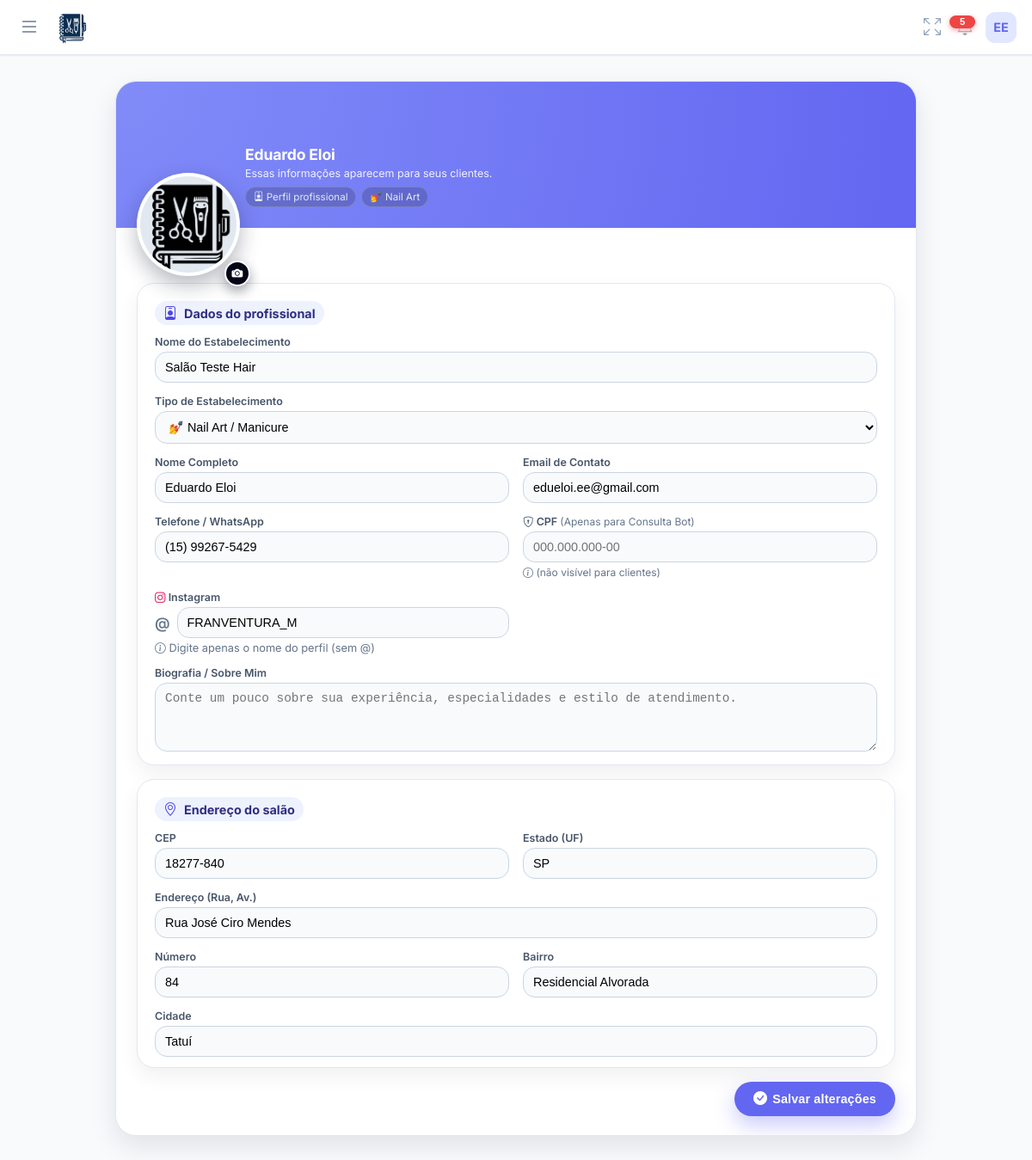
The app's page /pages/perfil/perfil.php (signed in) with its own data.
### tables this page shows
CREATE TABLE usuarios (
        id INTEGER PRIMARY KEY AUTOINCREMENT,
        nome TEXT, email TEXT, telefone TEXT, foto TEXT, biografia TEXT,
        cep TEXT, endereco TEXT, numero TEXT, bairro TEXT, cidade TEXT, estado TEXT,
        criado_em DATETIME DEFAULT CURRENT_TIMESTAMP
    , senha TEXT, estabelecimento TEXT, cor_tema TEXT DEFAULT '#4f46e5', ultimo_login DATETIME, ativo INTEGER DEFAULT 1, data_expiracao DATE, is_vitalicio INTEGER DEFAULT 0, quem_indicou TEXT, valor_mensalidade REAL DEFAULT 19.90, indicado_por TEXT, valor_mensal REAL DEFAULT 19.90, token_recuperacao TEXT, token_validade DATETIME, tipo_estabelecimento TEXT DEFAULT 'Salão de Beleza', instagram TEXT, cpf TEXT);

### pages/perfil/perfil.php (the view, shortened to what this page needs)
<?php
include '../../includes/db.php';
$userId = $_SESSION['user_id'];
include '../../includes/header.php';
include '../../includes/menu.php';
$stmt = $pdo->prepare("SELECT * FROM usuarios WHERE id = ?");
$stmt->execute([$userId]);
$user = $stmt->fetch();
$fotoUrl = (!empty($user['foto']) && file_exists('../../' . $user['foto']))
    ? '../../' . $user['foto']
    : 'https://ui-avatars.com/api/?name=' . urlencode($user['nome'] ?? 'Profissional') . '&background=6366f1&color=fff';
?>
<main class="main-content">
    <form id="formPerfil" method="POST" enctype="multipart/form-data">
        <div class="profile-card">
            <div class="profile-header">
                <div class="avatar-wrapper">
                    <img src="<?php echo $fotoUrl; ?>" alt="Avatar" class="avatar-img" id="previewAvatar">
                    <label for="uploadFoto" class="btn-upload-foto" title="Alterar foto">
                        <i class="bi bi-camera-fill"></i>
                    </label>
                </div>
                <div class="profile-header-text">
                    <h1 class="profile-title"><?php echo htmlspecialchars($user['nome'] ?? 'Profissional'); ?></h1>
                    <div class="profile-subtitle">Essas informações aparecem para seus clientes.</div>
                    <div class="profile-meta-badges">
                        <span class="badge-soft"><i class="bi bi-person-badge"></i> Perfil profissional</span>
                        <?php
                        $tipoAtual = $user['tipo_estabelecimento'] ?? 'Salão de Beleza';
                        $iconesTipo = [
                            'Salão de Beleza' => '💇',
                            'Barbearia' => '💈',
                            'Nail Art' => '💅',
                            'Estética' => '✨',
                            'Spa' => '🧖',
                            'Studio' => '🎨'
                        ];
                        $icone = $iconesTipo[$tipoAtual] ?? '💇';
                        ?>
                        <span class="badge-soft"><?php echo $icone; ?> <?php echo htmlspecialchars($tipoAtual); ?></span>
                    </div>
                </div>
            </div>
            <div class="profile-body">
                <div class="form-section">
                    <div class="section-title">
                        <i class="bi bi-person-badge"></i> Dados do profissional
                    </div>
                    <div class="input-grid">
                        <div class="form-group full-width">
                            <label>Nome do Estabelecimento</label>
                            <input type="text" name="estabelecimento" class="form-control"
                                   value="<?php echo htmlspecialchars($user['estabelecimento'] ?? ''); ?>"
                                   placeholder="Ex: Salão Develoi Hair" required>
                        </div>
                        <div class="form-group full-width">
                            <label>Tipo de Estabelecimento</label>
                            <select name="tipo_estabelecimento" class="form-control" required>
                                <option value="Nail Art" <?php echo ($user['tipo_estabelecimento'] ?? '') === 'Nail Art' ? 'selected' : ''; ?>>💅 Nail Art / Manicure</option>
                            </select>
                        </div>
                        <div class="form-group">
                            <label>Nome Completo</label>
                            <input type="text" name="nome" class="form-control"
                                   value="<?php echo htmlspecialchars($user['nome'] ?? ''); ?>" required>
                        </div>
                        <div class="form-group">
                            <label>Email de Contato</label>
                            <input type="email" name="email" class="form-control"
                                   value="<?php echo htmlspecialchars($user['email'] ?? ''); ?>"
                                   placeholder="Seu melhor e-mail para contato">
                        </div>
                        <div class="form-group">
                            <label>Telefone / WhatsApp</label>
                            <input
                                type="text"
                                name="telefone"
                                id="inputTelefone"
                                class="form-control"
                                value="<?php echo htmlspecialchars($user['telefone'] ?? ''); ?>"
                                placeholder="(00) 00000-0000"
                                maxlength="15"
                                oninput="mascaraTelefone(this)"
                            >
                        </div>
                        <div class="form-group">
                            <label>
                                <i class="bi bi-shield-lock"></i> CPF
                                <small style="color:#64748b; font-size:0.75rem; font-weight:400;">(Apenas para Consulta Bot)</small>
                            </label>
                            <input
                                type="text"
                                name="cpf"
                                id="inputCpf"
                                class="form-control"
                                value="<?php echo htmlspecialchars($user['cpf'] ?? ''); ?>"
                                placeholder="000.000.000-00"
                                maxlength="14"
                                oninput="mascaraCpf(this)"
                            >
                            <small style="color:#64748b; font-size:0.75rem; display:block; margin-top:4px;">
                                <i class="bi bi-info-circle"></i> (não visível para clientes)
                            </small>
                        </div>
                        <div class="form-group">
                            <label>
                                <i class="bi bi-instagram" style="color:#E1306C;"></i> Instagram
                            </label>
                            <div style="display:flex; align-items:center; gap:8px;">
                                <span style="color:#64748b; font-weight:600; font-size:1.1rem;">@</span>
                                <input
                                    type="text"
                                    name="instagram"
                                    class="form-control"
                                    value="<?php echo htmlspecialchars(ltrim($user['instagram'] ?? '', '@')); ?>"
                                    placeholder="seuperfil"
                                    style="flex:1;"
                                    oninput="this.value = this.value.replace(/[^a-zA-Z0-9._]/g, '')"
                                >
                            </div>
                            <small style="color:#64748b; font-size:0.8rem; display:block; margin-top:4px;">
                                <i class="bi bi-info-circle"></i> Digite apenas o nome do perfil (sem @)
                            </small>
                        </div>
                        <div class="form-group full-width">
                            <label>Biografia / Sobre Mim</label>
                            <textarea name="biografia" class="form-control"
                                      placeholder="Conte um pouco sobre sua experiência, especialidades e estilo de atendimento."><?php
                            ?></textarea>
                        </div>
                    </div>
                </div>
                <div class="form-section">
                    <div class="section-title">
                        <i class="bi bi-geo-alt"></i> Endereço do salão
                    </div>
                    <div class="input-grid">
                        <div class="form-group">
                            <label>CEP</label>
                            <input type="text" name="cep" class="form-control"
                                   value="<?php echo htmlspecialchars($user['cep'] ?? ''); ?>"
                                   onblur="buscarCep(this.value)" placeholder="Somente números">
                        </div>
                        <div class="form-group">
                            <label>Estado (UF)</label>
                            <input type="text" name="estado" id="uf" class="form-control"
                                   value="<?php echo htmlspecialchars($user['estado'] ?? ''); ?>">
                        </div>
                        <div class="form-group full-width">
                            <label>Endereço (Rua, Av.)</label>
                            <input type="text" name="endereco" id="rua" class="form-control"
                                   value="<?php echo htmlspecialchars($user['endereco'] ?? ''); ?>">
                        </div>
                        <div class="form-group">
                            <label>Número</label>
                            <input type="text" name="numero" class="form-control"
                                   value="<?php echo htmlspecialchars($user['numero'] ?? ''); ?>">
                        </div>
                        <div class="form-group">
                            <label>Bairro</label>
                            <input type="text" name="bairro" id="bairro" class="form-control"
                                   value="<?php echo htmlspecialchars($user['bairro'] ?? ''); ?>">
                        </div>
                        <div class="form-group full-width">
                            <label>Cidade</label>
                            <input type="text" name="cidade" id="cidade" class="form-control"
                                   value="<?php echo htmlspecialchars($user['cidade'] ?? ''); ?>">
                        </div>
                    </div>
                </div>
                <div class="btn-save-wrapper">
                    <button type="button" class="btn-save" id="btnSalvarPerfil">
                        <i class="bi bi-check-circle-fill"></i>
                        Salvar alterações
                    </button>
                </div>
            </div>
        </div>
    </form>
</main>
<?php
include '../../includes/footer.php';
?>

### includes/header.php (shortened to what this page needs)
<!DOCTYPE html>
<html lang="pt-br">
<head>
    <link rel="stylesheet" href="https://cdn.jsdelivr.net/npm/bootstrap-icons@1.11.3/font/bootstrap-icons.min.css">
</head>
<body>

### includes/menu.php (shortened to what this page needs)
<?php
$isProd = isset($_SERVER['HTTP_HOST']) && $_SERVER['HTTP_HOST'] === 'salao.develoi.com';
$notificacoesNaoLidas = 0;
if (isset($pdo) && isset($_SESSION['user_id'])) {
    $stmtNotif = $pdo->prepare("SELECT id, type, message, link, created_at FROM notifications WHERE user_id = ? AND is_read = 0 ORDER BY created_at DESC LIMIT 10");
    $stmtNotif->execute([$_SESSION['user_id']]);
    $notificacoesLista = $stmtNotif->fetchAll(PDO::FETCH_ASSOC);
    $notificacoesNaoLidas = count($notificacoesLista);
}
$iniciais  = 'V';
if (isset($pdo) && isset($_SESSION['user_id'])) {
    $stmtUser = $pdo->prepare("SELECT nome, email FROM usuarios WHERE id = ? LIMIT 1");
    $stmtUser->execute([$_SESSION['user_id']]);
    $dadoUsuario = $stmtUser->fetch(PDO::FETCH_ASSOC);
    if ($dadoUsuario && !empty($dadoUsuario['nome'])) {
        $userName = $dadoUsuario['nome'];
        $partesNome = explode(' ', trim($userName));
        $primeiraLetra = mb_substr($partesNome[0], 0, 1);
        $ultimaLetra   = '';
        if (count($partesNome) > 1) {
            $ultimoNome  = end($partesNome);
            $ultimaLetra = mb_substr($ultimoNome, 0, 1);
        }
        $iniciais = strtoupper($primeiraLetra . $ultimaLetra);
    }
}
?>
<link rel="stylesheet" href="https://cdn.jsdelivr.net/npm/bootstrap-icons@1.11.3/font/bootstrap-icons.min.css">
<nav class="app-navbar">
    <div style="display:flex; align-items:center; gap:12px;">
        <button class="menu-btn" id="openMenuBtn" type="button">
            <i class="bi bi-list"></i>
        </button>
        <?php
        if ($isProd) {
            $logoUrl = 'https://salao.develoi.com/img/logo-azul.png';
            $dashboardUrl = '/dashboard';
        } else {
            $host = $_SERVER['HTTP_HOST'];
            $logoUrl = "http://{$host}/karen_site/controle-salao/img/logo-azul.png";
            $dashboardUrl = '/karen_site/controle-salao/pages/dashboard.php';
        }
        ?>
        <a href="<?php echo $dashboardUrl; ?>" class="brand-logo">
            <img src="<?php echo $logoUrl; ?>"
                 alt="Logo Salão Develoi"
                 style="height:38px; width:auto; display:inline-block; vertical-align:middle;">
        </a>
    </div>
    <div style="display:flex; align-items:center; gap:10px;">
        <button class="icon-btn" id="fullscreenBtn" type="button" aria-label="Tela cheia">
            <i class="bi bi-arrows-fullscreen" id="fullscreenIcon"></i>
        </button>
        <div style="position:relative;">
            <button class="icon-btn" id="notificBtn" type="button" aria-label="Notificações" style="position:relative;">
                <?php if ($notificacoesNaoLidas > 0): ?>
                    <span id="notif-badge" style="position:absolute;top:2px;right:2px;background:#ef4444;color:#fff;font-size:0.7rem;padding:2px 6px;border-radius:999px;font-weight:700;min-width:18px;text-align:center;line-height:1;box-shadow:0 2px 6px #fca5a5;z-index:2;">
                        <?php echo $notificacoesNaoLidas; ?>
                    </span>
                <?php endif; ?>
            </button>
        </div>
        <div style="position:relative;">
            <div class="navbar-avatar" id="userAvatarBtn">
                <?php echo $iniciais; ?>
            </div>
        </div>
    </div>
</nav>

### includes/footer.php (shortened to what this page needs)
</body>
</html>

### includes/header.php (style rules this page uses)
:root { --primary: #6366f1; --primary-hover: #4f46e5; --bg-body: #f1f5f9; --text-dark: #1e293b; --text-gray: #64748b; --white: #ffffff; --danger: #ef4444; --success: #22c55e; --radius: 16px; --shadow: 0 4px 6px -1px rgba(0, 0, 0, 0.05), 0 2px 4px -1px rgba(0, 0, 0, 0.03); }
body { margin: 0; padding: 0; font-family: 'Inter', sans-serif; background-color: var(--bg-body); color: var(--text-dark); -webkit-font-smoothing: antialiased; }
.main-content { max-width: 1200px; margin: 0 auto; padding: 20px; padding-top: 30px; }

### includes/menu.php (style rules this page uses)
:root { --primary: #6366f1; --primary-dark: #4f46e5; --sidebar-bg: #0f172a; --sidebar-width: 280px; --text-sidebar: #cbd5e1; --bg-body: #f3f4f6; }
body { margin: 0; font-family: 'Plus Jakarta Sans', sans-serif; background-color: var(--bg-body); padding-top: 70px; }
.app-navbar { background: rgba(255, 255, 255, 0.94); backdrop-filter: blur(10px); height: 64px; position: fixed; top: 0; left: 0; width: 100%; display: flex; align-items: center; justify-content: space-between; padding: 0 18px; box-shadow: 0 1px 2px rgba(15, 23, 42, 0.08); z-index: 1000; box-sizing: border-box; border-bottom: 1px solid #e2e8f0; }
.brand-logo { font-weight: 700; font-size: 1.12rem; color: #1e293b; display: flex; align-items: center; gap: 10px; text-decoration: none; letter-spacing: -0.4px; }
.menu-btn { background: none; border: none; font-size: 1.5rem; color: #64748b; cursor: pointer; display: flex; align-items: center; justify-content: center; padding: 4px; }
.icon-btn { background: none; border: none; padding: 4px; cursor: pointer; display: flex; align-items: center; justify-content: center; border-radius: 999px; transition: 0.2s; }
.icon-btn i { font-size: 1.25rem; color: #94a3b8; }
.navbar-avatar { width: 36px; height: 36px; background: #e0e7ff; color: var(--primary); border-radius: 11px; display: flex; align-items: center; justify-content: center; font-weight: 700; font-size: 0.9rem; cursor: pointer; transition: 0.2s; }

### records on screen
usuarios: nome "EE", foto (picture), nome "Eduardo Eloi", tipo_estabelecimento "💅", tipo_estabelecimento "Nail Art", estabelecimento "Salão Teste Hair", tipo_estabelecimento "💅 Nail Art / Manicure", email "edueloi.ee@gmail.com", telefone "(15) 99267-5429", instagram "FRANVENTURA_M", cep "18277-840", estado "SP", endereco "Rua José Ciro Mendes", numero "84", bairro "Residencial Alvorada", cidade "Tatuí"

### other values on screen
$notificacoesNaoLidas "5"
